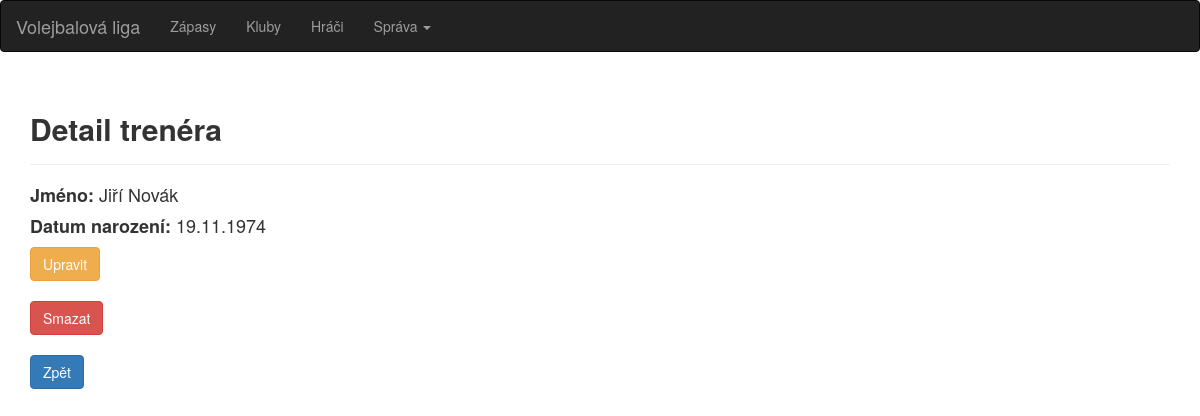
Screenshot of /trener-info/1/ with the database file from the repository.
### volejbal/models.py (models this page shows, shortened)
class Trener(models.Model):
    jmeno = models.CharField(max_length=30)
    prijmeni = models.CharField(max_length=40)
    datum_narozeni = models.DateField()

### volejbal/views.py (the view)
# urls.py: path('trener-info/<int:trener_id>/',volejbal.views.trener_info2, name='trener_info2'),
def trener_info2(request, trener_id):
    try:
        a = Trener.objects.get(id = trener_id)
    except Trener.DoesNotExist:
        raise Http404("Trener does not exist")
    return render(request, 'trener_info2.html', {'trener': a})

### templates/trener_info2.html (shortened to what this page needs)
{% extends "base.html" %}
{% block content %}
    <div class="container">
        <div class="page-header">
            <h2><strong>Detail trenéra</strong></h2>
        </div>
        <h4><strong>Jméno: </strong>{{ trener.jmeno }} {{ trener.prijmeni }}</h4>
        <h4><strong>Datum narození: </strong>{{ trener.datum_narozeni|date:"j.n.Y" }}</h4>
    <a href="{% url 'trener_edit' trener.id %}" class="btn btn-warning" role="button">Upravit</a>
    </div>
    <br>
    <div class="container">
    <form action="{% url 'trener_delete' trener.id %}" method="post">
        <input type="submit" class="btn btn-danger" role="button" value="Smazat">
        </form>
         </div>
    <br>
    <div class="container">
    <a href="{% url 'seznam_treneru' %}" class="btn btn-primary" role="button">Zpět</a>
    </div>
{% endblock %}

### rows the page displays
Trener: jmeno "Jiří", prijmeni "Novák", datum_narozeni "19.11.1974"
